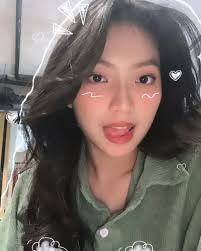
#> input picture gracia.jpeg, 201 x 251 px, found by its file name
$ python localThreshold.py
#> lines starting #> are read from the running program, lines starting #| are printed output that depends on the picture; after the words box and inside, x2 and y2 are one past the last pixel; in counts of white or black regions, pixels touching at a corner belong together
import imageio as img
import numpy as np
import matplotlib.pyplot as plt

def localThres(image,block_size,c):

    imgpad = np.pad(image,pad_width=1,mode='constant', constant_values=0)
    threshold = np.zeros_like(image)

    for i in range(image.shape[0]):
        for j in range(image.shape[1]):
            local_area = imgpad[i:i+block_size,j:j+block_size]
            local_mean = np.mean(local_area)
            threshold[i,j] = 255 if image[i][j] > (local_mean - c) else 0
    return threshold

image1 = img.imread("C:\\Users\\KOMPUTER 20\\Downloads\\jezo\\PCD\\PCD11\\gracia.jpeg",mode='F')
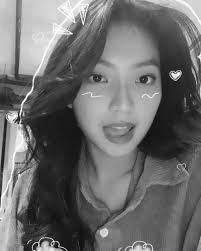
#> image1: shape (251, 201) float32; min 0, max 255, mean 108.7
image2 = img.imread("C:\\Users\\KOMPUTER 20\\Downloads\\jezo\\PCD\\PCD11\\gracia.jpeg")

thres = localThres(image1,15,10)
#> in localThres, `imgpad = np.pad(image,pad_width=1,mode='constant', constant_values=0)`:
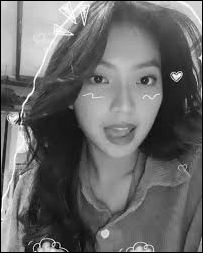
#> imgpad: shape (253, 203) float32; min 0, max 255, mean 106.8
#> after the loop in localThres, `for i in range(image.shape[0]):`:
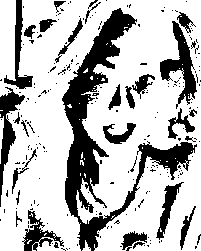
#> threshold: shape (251, 201) float32; 72.8% white; 221 black regions (191 under 20 px), largest, box (x1, y1, x2, y2) and area: (62, 8, 197, 251) 6768, (160, 21, 197, 109) 1127, (0, 87, 25, 207) 901
mask = (thres==255).astype(np.uint8)
segmented = image2 * mask[:,:,np.newaxis]
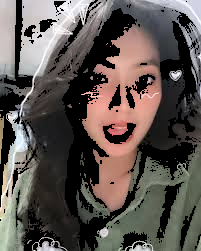
#> segmented: shape (251, 201, 3); mean R, G, B 93.1, 85.1, 80.8

plt.figure(figsize=(15,5))

plt.subplot(1,3,1)
plt.imshow(image2)

plt.subplot(1,3,2)
plt.imshow(thres,cmap='gray')

plt.subplot(1,3,3)
plt.imshow(image1,cmap='gray')

plt.imshow(segmented)
plt.show()
